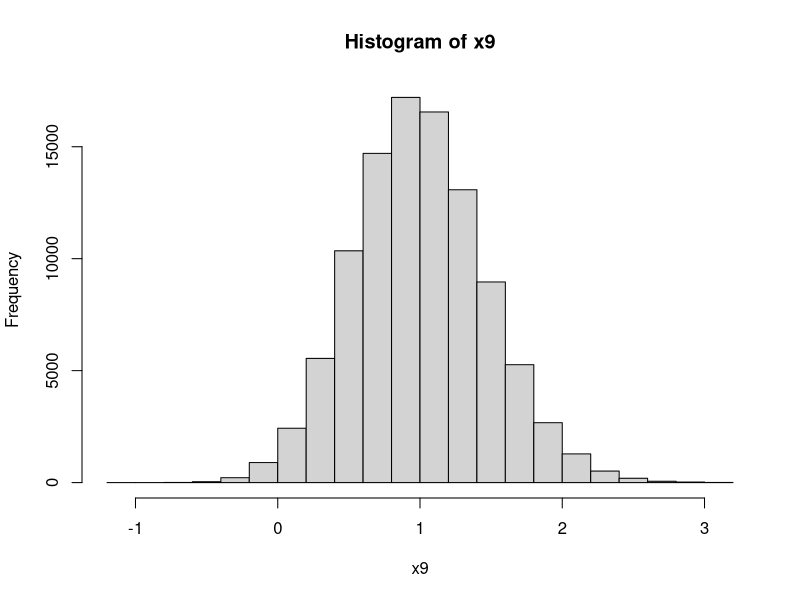

The R script that drew this image:
# simulating order statistics
order_stats <- replicate(10^5, sort(rnorm(10)))
x9 <- order_stats[9, ]
mean(x9)
sd(x9)
hist(x9)

# time until HH vs HT
paste(sample(c("H", "T"), 100, replace = TRUE), collapse = "") # one sequence of coin toss
r <- replicate(10^3, paste(sample(c("H", "T"), 100, replace = TRUE), collapse = ""))
t <- stringr::str_locate(r, "HH")
mean(t[, 2]) # average waiting time for HH
mean(stringr::str_locate(r, "HT")[, 2]) # average waiting time for HT

# Monte Carlo estimate of π
nsim <- 100000L
x <- runif(nsim, -1., 1.)
y <- runif(nsim, -1., 1.)
pi <- 4 * sum(x^2 + y^2 < 1) / nsim
